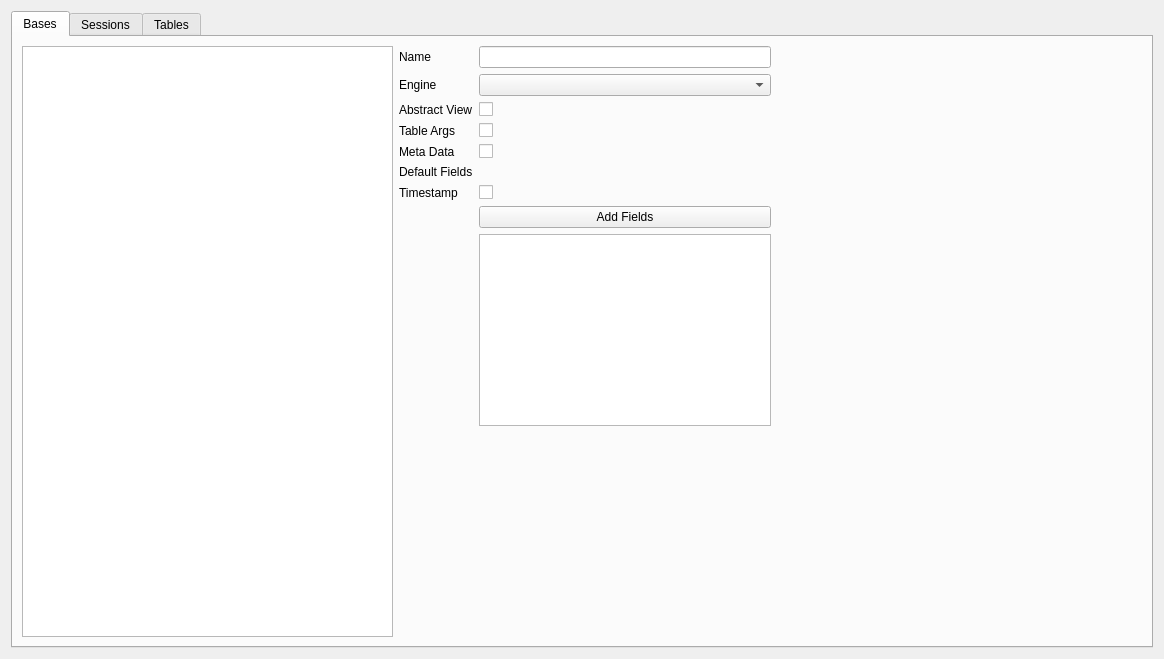
<?xml version="1.0" encoding="UTF-8"?>
<ui version="4.0">
 <class>Form</class>
 <widget class="QWidget" name="Form">
  <property name="geometry">
   <rect>
    <x>0</x>
    <y>0</y>
    <width>1164</width>
    <height>659</height>
   </rect>
  </property>
  <property name="windowTitle">
   <string>Form</string>
  </property>
  <layout class="QVBoxLayout" name="verticalLayout">
   <item>
    <widget class="QTabWidget" name="tabWidget">
     <property name="currentIndex">
      <number>0</number>
     </property>
     <widget class="QWidget" name="tab_6">
      <attribute name="title">
       <string>Bases</string>
      </attribute>
      <layout class="QHBoxLayout" name="horizontalLayout_14">
       <item>
        <widget class="QListView" name="lstBases"/>
       </item>
       <item>
        <layout class="QVBoxLayout" name="verticalLayout_12">
         <property name="leftMargin">
          <number>0</number>
         </property>
         <item>
          <layout class="QFormLayout" name="formLayout_9">
           <item row="1" column="0">
            <widget class="QLabel" name="label_59">
             <property name="text">
              <string>Engine</string>
             </property>
            </widget>
           </item>
           <item row="1" column="1">
            <widget class="QComboBox" name="comboBox_12"/>
           </item>
           <item row="2" column="0">
            <widget class="QLabel" name="label_57">
             <property name="text">
              <string>Abstract View</string>
             </property>
            </widget>
           </item>
           <item row="2" column="1">
            <widget class="QCheckBox" name="checkBox_6">
             <property name="text">
              <string/>
             </property>
            </widget>
           </item>
           <item row="3" column="0">
            <widget class="QLabel" name="label_58">
             <property name="text">
              <string>Table Args</string>
             </property>
            </widget>
           </item>
           <item row="3" column="1">
            <widget class="QCheckBox" name="checkBox_4">
             <property name="text">
              <string/>
             </property>
            </widget>
           </item>
           <item row="8" column="1">
            <widget class="QTableView" name="tableView_5"/>
           </item>
           <item row="4" column="1">
            <widget class="QCheckBox" name="checkBox_10">
             <property name="text">
              <string/>
             </property>
            </widget>
           </item>
           <item row="4" column="0">
            <widget class="QLabel" name="label_65">
             <property name="text">
              <string>Meta Data</string>
             </property>
            </widget>
           </item>
           <item row="5" column="0">
            <widget class="QLabel" name="label_66">
             <property name="text">
              <string>Default Fields</string>
             </property>
            </widget>
           </item>
           <item row="6" column="1">
            <widget class="QCheckBox" name="checkBox_9">
             <property name="text">
              <string/>
             </property>
            </widget>
           </item>
           <item row="6" column="0">
            <widget class="QLabel" name="label_60">
             <property name="text">
              <string>Timestamp</string>
             </property>
            </widget>
           </item>
           <item row="7" column="1">
            <widget class="QPushButton" name="pushButton_12">
             <property name="text">
              <string>Add Fields</string>
             </property>
            </widget>
           </item>
           <item row="0" column="1">
            <widget class="QLineEdit" name="lineEdit_18"/>
           </item>
           <item row="0" column="0">
            <widget class="QLabel" name="label_67">
             <property name="text">
              <string>Name</string>
             </property>
            </widget>
           </item>
          </layout>
         </item>
         <item>
          <spacer name="verticalSpacer_6">
           <property name="orientation">
            <enum>Qt::Vertical</enum>
           </property>
           <property name="sizeHint" stdset="0">
            <size>
             <width>20</width>
             <height>40</height>
            </size>
           </property>
          </spacer>
         </item>
        </layout>
       </item>
       <item>
        <spacer name="horizontalSpacer">
         <property name="orientation">
          <enum>Qt::Horizontal</enum>
         </property>
         <property name="sizeHint" stdset="0">
          <size>
           <width>59</width>
           <height>20</height>
          </size>
         </property>
        </spacer>
       </item>
      </layout>
     </widget>
     <widget class="QWidget" name="tab_7">
      <attribute name="title">
       <string>Sessions</string>
      </attribute>
      <layout class="QHBoxLayout" name="horizontalLayout_15">
       <item>
        <widget class="QListView" name="lstSession"/>
       </item>
       <item>
        <layout class="QVBoxLayout" name="verticalLayout_8">
         <item>
          <layout class="QFormLayout" name="formLayout_4">
           <item row="0" column="1">
            <widget class="QComboBox" name="comboBox_11"/>
           </item>
           <item row="0" column="0">
            <widget class="QLabel" name="label_43">
             <property name="text">
              <string>Database Type</string>
             </property>
            </widget>
           </item>
           <item row="1" column="0">
            <widget class="QLabel" name="label_44">
             <property name="text">
              <string>Login</string>
             </property>
            </widget>
           </item>
           <item row="2" column="0">
            <widget class="QLabel" name="label_45">
             <property name="text">
              <string>Password</string>
             </property>
            </widget>
           </item>
           <item row="1" column="1">
            <widget class="QLineEdit" name="lineEdit_33"/>
           </item>
           <item row="2" column="1">
            <widget class="QLineEdit" name="lineEdit_34"/>
           </item>
           <item row="3" column="0">
            <widget class="QLabel" name="label_46">
             <property name="text">
              <string>Schema</string>
             </property>
            </widget>
           </item>
           <item row="3" column="1">
            <widget class="QLineEdit" name="lineEdit_35"/>
           </item>
           <item row="4" column="0">
            <widget class="QLabel" name="label_47">
             <property name="text">
              <string>Local Bind Part</string>
             </property>
            </widget>
           </item>
           <item row="4" column="1">
            <widget class="QCheckBox" name="checkBox_3">
             <property name="text">
              <string/>
             </property>
            </widget>
           </item>
          </layout>
         </item>
         <item>
          <widget class="QCheckBox" name="checkBox_5">
           <property name="text">
            <string>SSH Tunnel Forwarder</string>
           </property>
          </widget>
         </item>
         <item>
          <layout class="QFormLayout" name="formLayout_5">
           <item row="0" column="0">
            <widget class="QLabel" name="label_48">
             <property name="text">
              <string>IP Address</string>
             </property>
            </widget>
           </item>
           <item row="0" column="1">
            <widget class="QLineEdit" name="lineEdit_39"/>
           </item>
           <item row="1" column="0">
            <widget class="QLabel" name="label_49">
             <property name="text">
              <string>Login</string>
             </property>
            </widget>
           </item>
           <item row="1" column="1">
            <widget class="QLineEdit" name="lineEdit_36"/>
           </item>
           <item row="2" column="0">
            <widget class="QLabel" name="label_50">
             <property name="text">
              <string>Password</string>
             </property>
            </widget>
           </item>
           <item row="2" column="1">
            <widget class="QLineEdit" name="lineEdit_37"/>
           </item>
           <item row="3" column="0">
            <widget class="QLabel" name="label_51">
             <property name="text">
              <string>Remote Bind Address</string>
             </property>
            </widget>
           </item>
           <item row="3" column="1">
            <widget class="QLineEdit" name="lineEdit_38"/>
           </item>
           <item row="4" column="0">
            <widget class="QLabel" name="label_56">
             <property name="text">
              <string>Port</string>
             </property>
            </widget>
           </item>
           <item row="4" column="1">
            <widget class="QLineEdit" name="lineEdit_44"/>
           </item>
          </layout>
         </item>
         <item>
          <spacer name="verticalSpacer_5">
           <property name="orientation">
            <enum>Qt::Vertical</enum>
           </property>
           <property name="sizeHint" stdset="0">
            <size>
             <width>20</width>
             <height>40</height>
            </size>
           </property>
          </spacer>
         </item>
        </layout>
       </item>
      </layout>
     </widget>
     <widget class="QWidget" name="tab_8">
      <attribute name="title">
       <string>Tables</string>
      </attribute>
      <layout class="QHBoxLayout" name="horizontalLayout_16">
       <item>
        <layout class="QVBoxLayout" name="verticalLayout_9">
         <item>
          <widget class="QListView" name="lstTSessions"/>
         </item>
         <item>
          <layout class="QHBoxLayout" name="horizontalLayout_20">
           <property name="topMargin">
            <number>0</number>
           </property>
           <item>
            <widget class="QPushButton" name="pushButton_10">
             <property name="text">
              <string>New Table</string>
             </property>
            </widget>
           </item>
           <item>
            <widget class="QLineEdit" name="txtWidgetID_4">
             <property name="maximumSize">
              <size>
               <width>50</width>
               <height>16777215</height>
              </size>
             </property>
            </widget>
           </item>
          </layout>
         </item>
         <item>
          <widget class="QTableView" name="tblTTable"/>
         </item>
        </layout>
       </item>
       <item>
        <layout class="QVBoxLayout" name="verticalLayout_10">
         <item>
          <layout class="QHBoxLayout" name="horizontalLayout_19">
           <property name="topMargin">
            <number>0</number>
           </property>
           <item>
            <widget class="QPushButton" name="pushButton_11">
             <property name="text">
              <string>New Field</string>
             </property>
            </widget>
           </item>
           <item>
            <widget class="QLineEdit" name="txtWidgetID_3">
             <property name="maximumSize">
              <size>
               <width>50</width>
               <height>16777215</height>
              </size>
             </property>
            </widget>
           </item>
          </layout>
         </item>
         <item>
          <widget class="QTableView" name="tblTFields"/>
         </item>
        </layout>
       </item>
      </layout>
     </widget>
    </widget>
   </item>
  </layout>
 </widget>
 <resources/>
 <connections/>
</ui>
